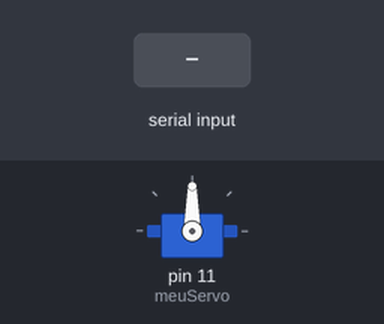
Simulated run of this sketch. Board: Arduino Uno, built with avr-gcc and run on an emulated ATmega328P. Parts: servo. The test bench sets the inputs (shaded band).

Above: at 1.2 s.
1.3 s: "1" received over the second serial link
At 1.9 s:
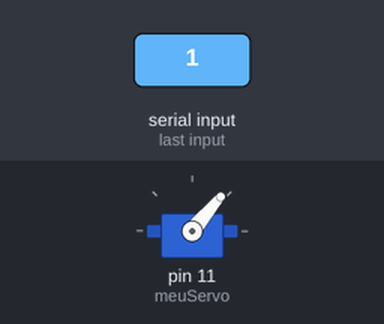
2.8 s: "0" received over the second serial link
At 3.1 s:
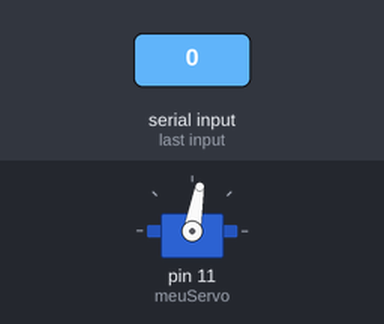
Timing chart, 0 to 5.8 s (numbered marks = the images above; inputs shaded):
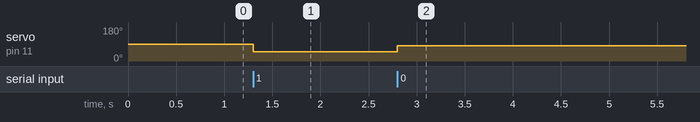

Measured:
- after the input at 1.3 s, servo on pin 11 (meuServo): 90° → 50° at once
- after the input at 2.8 s, servo on pin 11 (meuServo): 50° → 80° at once

The sketch:

ControlarTomada.ino
```cpp
#include<SoftwareSerial.h>
#include <Servo.h>
Servo meuServo;
SoftwareSerial meuSerial(2, 3); // RX, TX
int status = 0;

void setup()
{
  meuServo.attach(11);
  meuSerial.begin(9600);
  Serial.begin(9600);
}

void loop()
{
  if (meuSerial.available()>0)
    status = meuSerial.read();
 if(status == '0')
 {
      meuServo.write(80);
 }
 else if(status == '1'){
      meuServo.write(50);
 }
}
```
